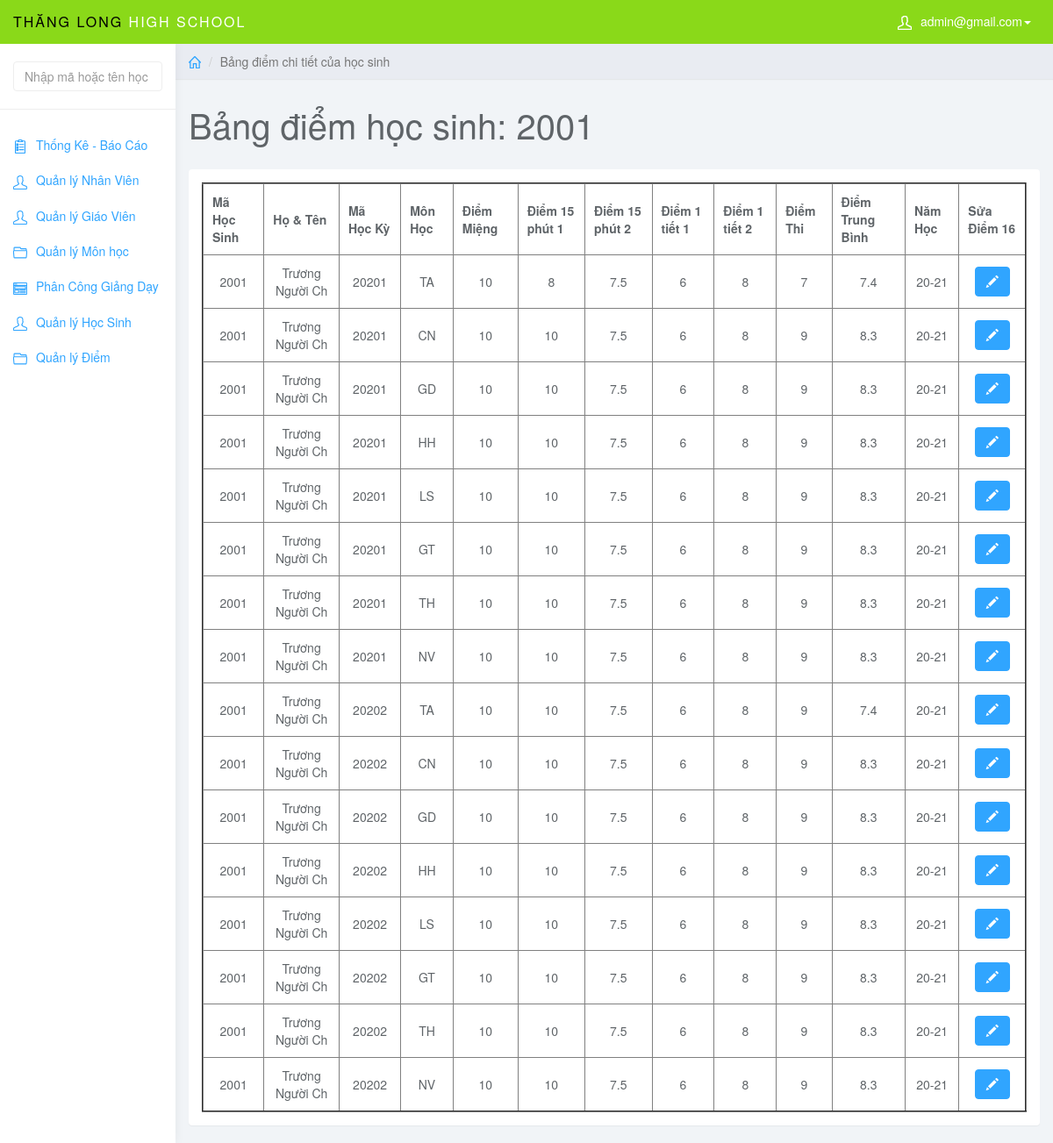
Screenshot of /index.php?page=edit_diem&id_hs=2001 (signed in) with the database file from the repository.
### tables this page shows
CREATE TABLE `diem` (
  `MaDiem` int NOT NULL AUTO_INCREMENT,
  `MaHocKy` varchar(5) NOT NULL,
  `MaMonHoc` varchar(5) NOT NULL,
  `MaHS` int NOT NULL,
  `MaLopHoc` varchar(10) NOT NULL,
  `DiemMieng` varchar(5) NOT NULL,
  `Diem15Phut1` varchar(5) NOT NULL,
  `Diem15Phut2` varchar(5) NOT NULL,
  `Diem1Tiet1` varchar(5) NOT NULL,
  `Diem1Tiet2` varchar(5) NOT NULL,
  `DiemThi` varchar(5) NOT NULL,
  `DiemTB` float NOT NULL,
  PRIMARY KEY (`MaDiem`),
  KEY `fk_diem_mahk` (`MaHocKy`),
  KEY `fk_diem_monhoc` (`MaMonHoc`),
  KEY `fk_diem_hocsinh` (`MaHS`),
  KEY `MaLopHoc` (`MaLopHoc`),
  CONSTRAINT `diem_ibfk_1` FOREIGN KEY (`MaLopHoc`) REFERENCES `lophoc` (`MaLopHoc`),
  CONSTRAINT `fk_diem_hocsinh` FOREIGN KEY (`MaHS`) REFERENCES `hocsinh` (`MaHS`),
  CONSTRAINT `fk_diem_mahk` FOREIGN KEY (`MaHocKy`) REFERENCES `hocky` (`MaHocKy`),
  CONSTRAINT `fk_diem_monhoc` FOREIGN KEY (`MaMonHoc`) REFERENCES `monhoc` (`MaMonHoc`)
);

CREATE TABLE `hocsinh` (
  `MaHS` int NOT NULL,
  `MaLopHoc` varchar(10) NOT NULL,
  `TenHS` varchar(50) NOT NULL,
  `GioiTinh` varchar(5) NOT NULL,
  `NgaySinh` date NOT NULL,
  `NoiSinh` varchar(50) NOT NULL,
  `DanToc` varchar(10) NOT NULL,
  `HoTenCha` varchar(50) NOT NULL,
  `HoTenMe` varchar(50) NOT NULL,
  PRIMARY KEY (`MaHS`),
  KEY `fk_hs_lh` (`MaLopHoc`),
  CONSTRAINT `fk_hs_lh` FOREIGN KEY (`MaLopHoc`) REFERENCES `lophoc` (`MaLopHoc`)
);

CREATE TABLE `hocky` (
  `MaHocKy` varchar(5) NOT NULL,
  `TenHocKy` varchar(20) NOT NULL,
  `HeSoHK` int NOT NULL,
  `NamHoc` char(10) NOT NULL,
  PRIMARY KEY (`MaHocKy`),
  KEY `NamHoc` (`NamHoc`)
);

### edit_diem.php (the view, shortened to what this page needs)
<?php
$stu_id = $_GET['id_hs'];
$sql_view = "SELECT * FROM hocsinh JOIN diem ON hocsinh.MaHS = diem.MaHS JOIN hocky ON diem.MaHocKy = hocky.MaHocKy WHERE hocsinh.MaHS = '$stu_id'";
$query_view = mysqli_query($conn, $sql_view);
?>
<div class="col-sm-9 col-sm-offset-3 col-lg-10 col-lg-offset-2 main">
    <div class="row">
        <ol class="breadcrumb">
            <li><a href="index.php"><svg class="glyph stroked home">
                        <use xlink:href="#stroked-home"></use>
                    </svg></a></li>
            <li class="active">Bảng điểm chi tiết của học sinh</li>
        </ol>
    </div>
    <div class="row">
        <div class="col-lg-12">
            <h1 class="page-header">Bảng điểm học sinh: <?php echo $stu_id ?></h1>
        </div>
    </div>
    <div class="row">
        <div class="col-lg-12">
            <div class="panel panel-default">
                <div class="panel-body">
                    <table border="2px" width="100%" style="text-align: center;">
                        <thead>
                            <tr>
                                <th data-field="id" data-sortable="true">Mã Học Sinh</th>
                                <th data-field="name" data-sortable="true">Họ & Tên</th>
                                <th data-sortable="true">Mã Học Kỳ</th>
                                <th data-sortable="true">Môn Học</th>
                                <th data-sortable="true">Điểm Miệng</th>
                                <th data-sortable="true">Điểm 15 phút 1</th>
                                <th data-sortable="true">Điểm 15 phút 2</th>
                                <th data-sortable="true">Điểm 1 tiết 1</th>
                                <th data-sortable="true">Điểm 1 tiết 2</th>
                                <th data-sortable="true">Điểm Thi</th>
                                <th data-sortable="true">Điểm Trung Bình</th>
                                <th data-sortable="true">Năm Học</th>
                                <th>Sửa Điểm <?php
                                $temp = mysqli_num_rows($query_view);
                                echo $temp;
                            ?></th>
                        </thead>
                        <tbody>
                            <?php
                            while ($row_view = mysqli_fetch_assoc($query_view)) {
                            echo "<tr>";
                            echo "<form method='post'>";
                            echo "<td>";
                            echo $row_view['MaHS'];
                            echo "</td>";
                            echo "<td>";
                            echo $row_view['TenHS'];
                            echo "</td>";
                                    echo "<td>";
                                    echo $row_view['MaHocKy'];
                                    echo "</td>";
                                    echo "<td>";
                                    echo $row_view['MaMonHoc'];
                                    echo "</td>";
                                    echo "<td>";
                                    echo $row_view['DiemMieng'];
                                    echo "</td>";
                                    echo "<td>";
                                    echo $row_view['Diem15Phut1'];
                                    echo "</td>";
                                    echo "<td>";
                                    echo $row_view['Diem15Phut2'];
                                    echo "</td>";
                                    echo "<td>";
                                    echo $row_view['Diem1Tiet1'];
                                    echo "</td>";
                                    echo "<td>";
                                    echo $row_view['Diem1Tiet2'];
                                    echo "</td>";
                                    echo "<td>";
                                    echo $row_view['DiemThi'];
                                    echo "</td>";
                                    echo "<td>";
                                    echo $row_view['DiemTB'];
                                    echo "</td>";
                                    echo "<td>";
                                    echo $row_view['NamHoc'];
                                    echo "</td>";
                                    echo "<td class='form-group'>";
                                    echo  "<a href='index.php?page=edit_diem_hs&id_hs="; echo $row_view['MaHS']; echo "&id_mon="; echo $row_view['MaMonHoc']; echo "&MaHocKy="; echo $row_view['MaHocKy'];
                                            echo "' class='btn btn-primary'><i class='glyphicon glyphicon-pencil'></i></a>";
                                    echo "</td>";
                                echo "</form>";
                            echo "</tr>";
                         } ?>
                        </tbody>
                    </table>
                </div>
            </div>
        </div>
    </div>
</div>

### css/styles.css (style rules this page uses)
body { background: #f1f4f7; padding-top: 50px; color: #5f6468; }
a, a:hover, a:focus { color: #30a5ff; }
h1, h2, h3, h4, h5, h6 { color: #5f6468; }
h1 { font-weight: 300; font-size: 40px; }
.btn-primary, .btn-primary:hover, .btn-primary:focus, .btn-primary:active, .btn-primary.active, .open > .dropdown-toggle.btn-primary, .btn-primary.disabled, .btn-primary[disabled], fieldset[disabled] .btn-primary, .btn-primary.disabled:hover, .btn-primary[disabled]:hover, fieldset[disabled] .btn-primary:hover, .btn-primary.disabled:focus, .btn-primary[disabled]:focus, fieldset[disabled] .btn-primary:focus, .btn-primary.disabled:active, .btn-primary[disabled]:active, fieldset[disabled] .btn-primary:active, .btn-primary.disabled.active, .btn-primary[disabled].active, fieldset[disabled] .btn-primary.active { background-color: #30a5ff; border-color: #30a5ff; }
.panel { border: 0; }
.breadcrumb { border-radius: 0; padding: 10px 15px; background: #e9ecf2; box-shadow: 0 1px 1px rgba(0, 0, 0, .05); margin: 0 ; }
h1.page-header { margin-top: 30px; border-bottom: 0; }
.breadcrumb .glyph { height: 14px; width: 14px; margin: -2px 0 0 0; stroke-width: 4px; }
table th,td { padding: 10px; }

### rows the page displays
diem: MaHS "2001", MaHS.TenHS "Trương Người Ch", MaHocKy.MaHocKy "20201", MaMonHoc "TA", DiemMieng "10", Diem15Phut1 "8", Diem15Phut2 "7.5", Diem1Tiet1 "6", Diem1Tiet2 "8", DiemThi "7", DiemTB "7.4", MaHocKy.NamHoc "20-21"
diem: MaHS "2001", MaHS.TenHS "Trương Người Ch", MaHocKy.MaHocKy "20201", MaMonHoc "CN", DiemMieng "10", Diem15Phut1 "10", Diem15Phut2 "7.5", Diem1Tiet1 "6", Diem1Tiet2 "8", DiemThi "9", DiemTB "8.3", MaHocKy.NamHoc "20-21"
diem: MaHS "2001", MaHS.TenHS "Trương Người Ch", MaHocKy.MaHocKy "20201", MaMonHoc "GD", DiemMieng "10", Diem15Phut1 "10", Diem15Phut2 "7.5", Diem1Tiet1 "6", Diem1Tiet2 "8", DiemThi "9", DiemTB "8.3", MaHocKy.NamHoc "20-21"
diem: MaHS "2001", MaHS.TenHS "Trương Người Ch", MaHocKy.MaHocKy "20201", MaMonHoc "HH", DiemMieng "10", Diem15Phut1 "10", Diem15Phut2 "7.5", Diem1Tiet1 "6", Diem1Tiet2 "8", DiemThi "9", DiemTB "8.3", MaHocKy.NamHoc "20-21"
diem: MaHS "2001", MaHS.TenHS "Trương Người Ch", MaHocKy.MaHocKy "20201", MaMonHoc "LS", DiemMieng "10", Diem15Phut1 "10", Diem15Phut2 "7.5", Diem1Tiet1 "6", Diem1Tiet2 "8", DiemThi "9", DiemTB "8.3", MaHocKy.NamHoc "20-21"
diem: MaHS "2001", MaHS.TenHS "Trương Người Ch", MaHocKy.MaHocKy "20201", MaMonHoc "GT", DiemMieng "10", Diem15Phut1 "10", Diem15Phut2 "7.5", Diem1Tiet1 "6", Diem1Tiet2 "8", DiemThi "9", DiemTB "8.3", MaHocKy.NamHoc "20-21"
diem: MaHS "2001", MaHS.TenHS "Trương Người Ch", MaHocKy.MaHocKy "20201", MaMonHoc "TH", DiemMieng "10", Diem15Phut1 "10", Diem15Phut2 "7.5", Diem1Tiet1 "6", Diem1Tiet2 "8", DiemThi "9", DiemTB "8.3", MaHocKy.NamHoc "20-21"
diem: MaHS "2001", MaHS.TenHS "Trương Người Ch", MaHocKy.MaHocKy "20201", MaMonHoc "NV", DiemMieng "10", Diem15Phut1 "10", Diem15Phut2 "7.5", Diem1Tiet1 "6", Diem1Tiet2 "8", DiemThi "9", DiemTB "8.3", MaHocKy.NamHoc "20-21"
diem: MaHS "2001", MaHS.TenHS "Trương Người Ch", MaHocKy.MaHocKy "20202", MaMonHoc "TA", DiemMieng "10", Diem15Phut1 "10", Diem15Phut2 "7.5", Diem1Tiet1 "6", Diem1Tiet2 "8", DiemThi "9", DiemTB "7.4", MaHocKy.NamHoc "20-21"
diem: MaHS "2001", MaHS.TenHS "Trương Người Ch", MaHocKy.MaHocKy "20202", MaMonHoc "CN", DiemMieng "10", Diem15Phut1 "10", Diem15Phut2 "7.5", Diem1Tiet1 "6", Diem1Tiet2 "8", DiemThi "9", DiemTB "8.3", MaHocKy.NamHoc "20-21"
diem: MaHS "2001", MaHS.TenHS "Trương Người Ch", MaHocKy.MaHocKy "20202", MaMonHoc "GD", DiemMieng "10", Diem15Phut1 "10", Diem15Phut2 "7.5", Diem1Tiet1 "6", Diem1Tiet2 "8", DiemThi "9", DiemTB "8.3", MaHocKy.NamHoc "20-21"
diem: MaHS "2001", MaHS.TenHS "Trương Người Ch", MaHocKy.MaHocKy "20202", MaMonHoc "HH", DiemMieng "10", Diem15Phut1 "10", Diem15Phut2 "7.5", Diem1Tiet1 "6", Diem1Tiet2 "8", DiemThi "9", DiemTB "8.3", MaHocKy.NamHoc "20-21"
diem: MaHS "2001", MaHS.TenHS "Trương Người Ch", MaHocKy.MaHocKy "20202", MaMonHoc "LS", DiemMieng "10", Diem15Phut1 "10", Diem15Phut2 "7.5", Diem1Tiet1 "6", Diem1Tiet2 "8", DiemThi "9", DiemTB "8.3", MaHocKy.NamHoc "20-21"
diem: MaHS "2001", MaHS.TenHS "Trương Người Ch", MaHocKy.MaHocKy "20202", MaMonHoc "GT", DiemMieng "10", Diem15Phut1 "10", Diem15Phut2 "7.5", Diem1Tiet1 "6", Diem1Tiet2 "8", DiemThi "9", DiemTB "8.3", MaHocKy.NamHoc "20-21"
diem: MaHS "2001", MaHS.TenHS "Trương Người Ch", MaHocKy.MaHocKy "20202", MaMonHoc "TH", DiemMieng "10", Diem15Phut1 "10", Diem15Phut2 "7.5", Diem1Tiet1 "6", Diem1Tiet2 "8", DiemThi "9", DiemTB "8.3", MaHocKy.NamHoc "20-21"
diem: MaHS "2001", MaHS.TenHS "Trương Người Ch", MaHocKy.MaHocKy "20202", MaMonHoc "NV", DiemMieng "10", Diem15Phut1 "10", Diem15Phut2 "7.5", Diem1Tiet1 "6", Diem1Tiet2 "8", DiemThi "9", DiemTB "8.3", MaHocKy.NamHoc "20-21"

### other values shown
$_SESSION['mail_user'] "admin@gmail.com"
$stu_id "2001"
$temp "16"
